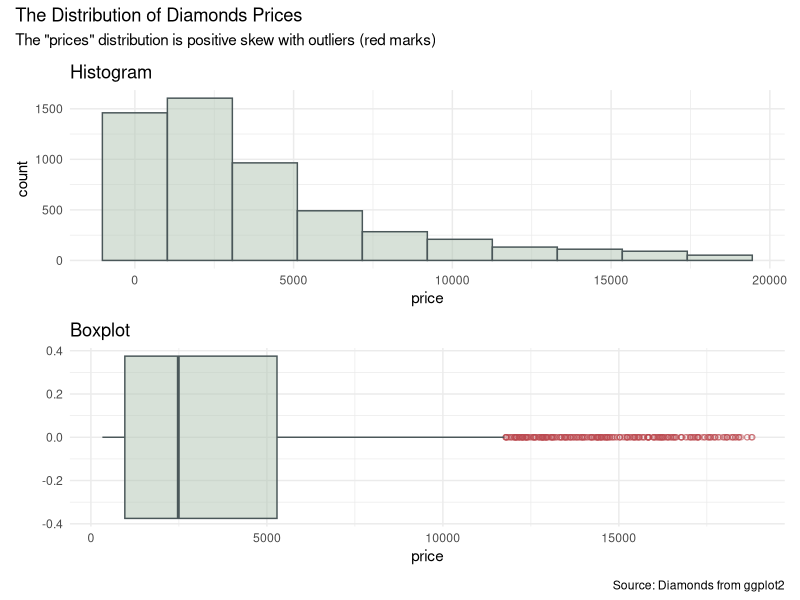
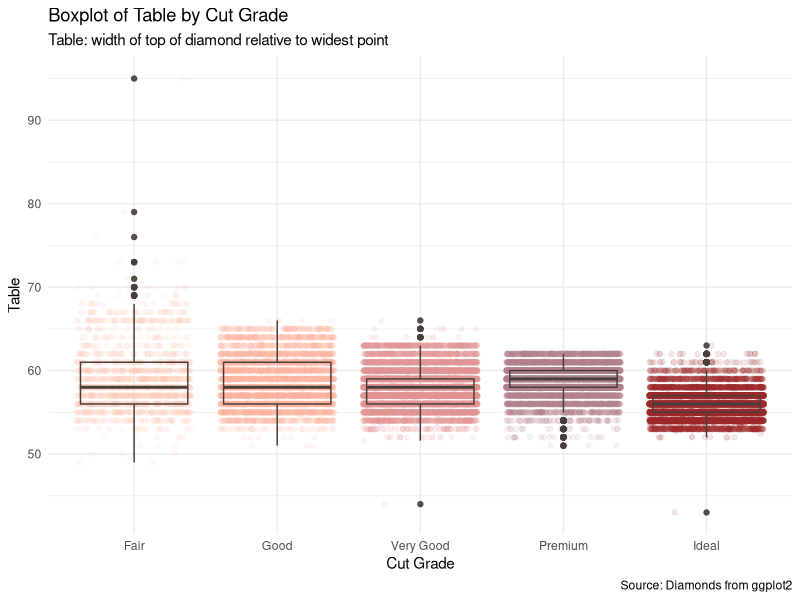
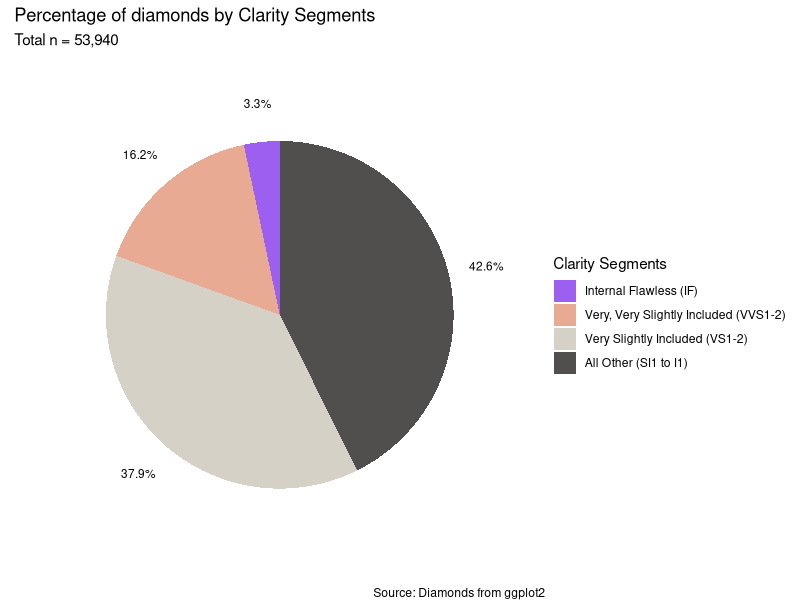
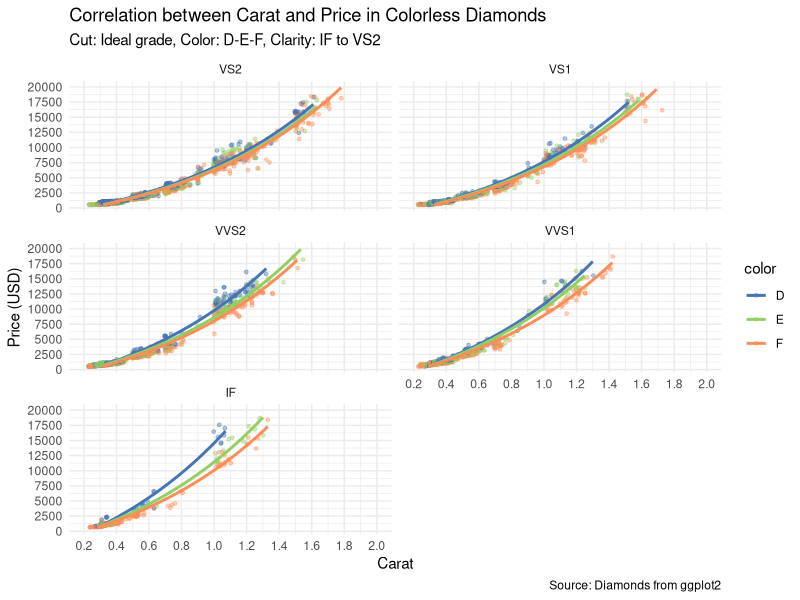
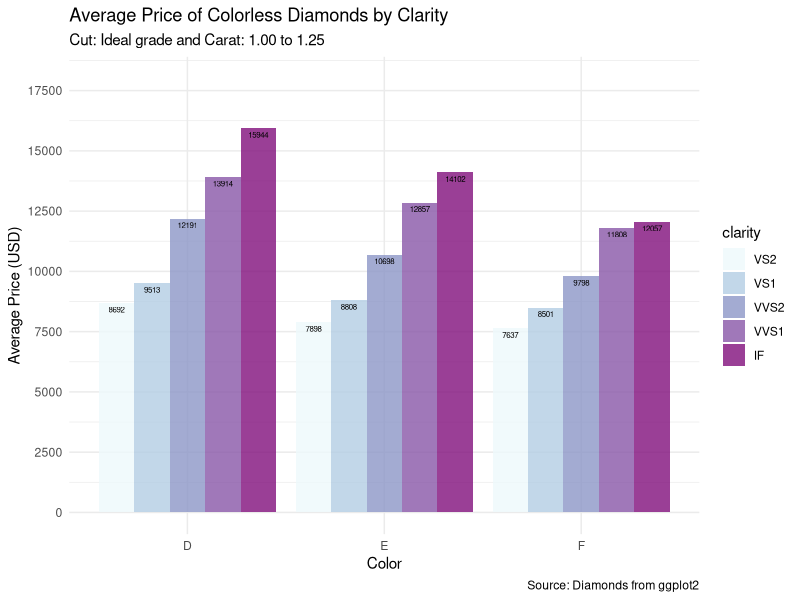

R code for these plots, in order:
## ---- chunk 1
# Import Library
library(tidyverse)
library(dplyr)
library(patchwork)
library(scales)
## ---- chunk 2
# loading dataset
data(diamonds)
## ---- chunk 3
head(diamonds)
## ---- chunk 4
glimpse(diamonds)
## ---- chunk 5
# Using sampling method
set.seed(42) 
p1 <- ggplot(diamonds %>% sample_n(5400),
       aes(price)) +
  geom_histogram(bins=10, fill = "#b0c4b1", alpha = 0.5, color = "#4a5759" ) +
  theme_minimal() +
  ggtitle("Histogram")

p2 <- ggplot(diamonds %>% sample_n(5400),
       aes(price)) +
  geom_boxplot(fill = "#b0c4b1", alpha = 0.5, color = "#4a5759",
               outlier.colour = "#bc4b51", outlier.shape = 1) +
  theme_minimal() +
  ggtitle("Boxplot")

patchwork <- p1 / p2
patchwork + 
  plot_annotation(
  title = "The Distribution of Diamonds Prices",
  subtitle = 'The "prices" distribution is positive skew with outliers (red marks)',
  caption = 'Source: Diamonds from ggplot2'
) 

## ---- chunk 6
diamonds %>%
  ggplot(aes( cut ,table,fill=cut, col=cut)) +
  #geom_point(position = "jitter") +
  geom_jitter(alpha=0.1, show.legend = FALSE) +
  geom_boxplot(alpha=0.9, fill= NA, color = "#463f3a", show.legend = FALSE)+
  theme_minimal() +
  scale_color_manual(values = c(
    "#ffcdb2", "#ffb4a2", "#e5989b", "#b5838d", "#9e2a2b")) +
  labs(title = "Boxplot of Table by Cut Grade",
       subtitle = "Table: width of top of diamond relative to widest point",
       x = "Cut Grade", 
       y = "Table",
       caption = "Source: Diamonds from ggplot2")
## ---- chunk 7
## create new segment level
# data transformation
dia_cl <- diamonds %>%
  mutate(segment="")

dia_cl$segment[dia_cl$clarity == "IF"] <- "Internal Flawless (IF)"
dia_cl$segment[dia_cl$clarity %in% c("VVS1","VVS2")] <- "Very, Very Slightly Included (VVS1-2)"
dia_cl$segment[dia_cl$clarity %in% c("VS1","VS2")] <- "Very Slightly Included (VS1-2)"
dia_cl$segment[dia_cl$clarity %in% c("SI1","SI2", "I1")] <- "All Other (SI1 to I1)"

dia_cl$segment <- factor(dia_cl$segment, levels = c("Internal Flawless (IF)", "Very, Very Slightly Included (VVS1-2)","Very Slightly Included (VS1-2)","All Other (SI1 to I1)"))

dia_cl <- dia_cl %>%
  group_by(segment)  %>% 
  count() %>%
  ungroup() %>%
  mutate(pc =`n`/sum(`n`)) %>%
  arrange(pc ) %>%
  mutate(labels = scales::percent(pc, accuracy = 0.1))
dia_cl
## ---- chunk 8
# build pie chart
ggplot(dia_cl, aes(x="", y = pc,  fill= segment)) +
  geom_col(alpha=0.8) +
  geom_text(aes(x = 1.65, label = labels),
            position = position_stack(vjust = 0.5),
            size = 3)+
  coord_polar(theta = "y") +
  theme_void() + #empty theme 
  scale_fill_manual(values=c("#8338ec","#e29578","#ccc5b9","#252422")) +
  guides(fill = guide_legend(title = "Clarity Segments")) +
  labs(title = "Percentage of diamonds by Clarity Segments",
       subtitle = "Total n = 53,940",
       caption = "Source: Diamonds from ggplot2")

## ---- chunk 9
## Data Transformation
colorless_dia <- diamonds %>% 
  filter(color %in% c("D","E","F") & cut == "Ideal"
         & clarity %in% c("IF","VVS1","VVS2","VS1","VS2"))

# summary(colorless_dia)


## Scatterplot
ggplot(colorless_dia, aes(x=carat, y=price, col = color) ) +
  geom_point(size=1, position = "jitter", alpha=0.4) +
  geom_smooth(method="lm", aes(color=color),
            formula = (y ~ exp(x)),
             se = FALSE) +
  scale_x_continuous(limits =c(0.20,2.00) , n.breaks = 10) +
  scale_y_continuous(limits = c(500,20000), n.breaks = 10) +
  theme_minimal() +
  scale_color_manual( values = c("#4575b4", "#91cf60", "#fc8d59"))  +
  facet_wrap(~ clarity, ncol = 2) +
  labs(title = "Correlation between Carat and Price in Colorless Diamonds",x = "Carat", y = "Price (USD)",
       subtitle = "Cut: Ideal grade, Color: D-E-F, Clarity: IF to VS2 ",
       caption = "Source: Diamonds from ggplot2")

## ---- chunk 10
  colorless_dia %>% 
  filter(carat >= 1 & carat <= 1.25) %>%
  group_by(color,clarity) %>%
  summarise(avg_price = round(mean(price))) %>%
  ggplot( aes(x=color, y=avg_price, fill=clarity)) +
  geom_bar(alpha = 0.8,stat="identity", position=position_dodge())+
  geom_text(aes(label=avg_price), vjust=1.6, color="black",
            position = position_dodge(0.9), size=2)+
  scale_fill_brewer(palette="BuPu", direction = 1) +
  theme_minimal() +
  scale_y_continuous(limits = c(0,18000), n.breaks = 8) +
  labs(title = "Average Price of Colorless Diamonds by Clarity",
       subtitle = "Cut: Ideal grade and Carat: 1.00 to 1.25",
       x = "Color", 
       y = "Average Price (USD)",
       caption = "Source: Diamonds from ggplot2")

